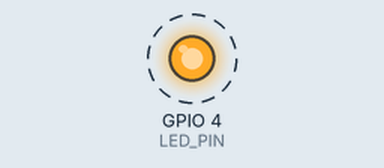
A program run on a simulated Raspberry Pi (BCM pin numbers). On the bench: output pins drawn as LEDs (lit = HIGH). Dashed ring = blinking. What the program prints to the terminal is not drawn.

Above: at 0.2 s.
Timing chart, 0 to 3.0 s (numbered marks = the images above):
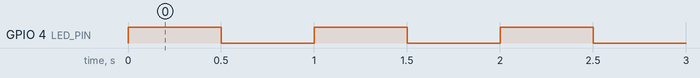

The program:

blink.py
```python
import RPi.GPIO as GPIO
import time

# === Use GPIO 4 (already configured as OUTPUT)
LED_PIN = 4
GPIO.setmode(GPIO.BCM)
GPIO.setup(LED_PIN, GPIO.OUT)

# === Blink the LED ===
try:
    print("Blinking LED on GPIO", LED_PIN)
    while True:
        GPIO.output(LED_PIN, GPIO.HIGH)
        time.sleep(0.5)
        GPIO.output(LED_PIN, GPIO.LOW)
        time.sleep(0.5)
except KeyboardInterrupt:
    print("\nExiting....")
finally:
    GPIO.cleanup()
```

Measured:
- by itself, GPIO 4 (LED_PIN): alternates HIGH for 0.50 s and LOW for 0.50 s
